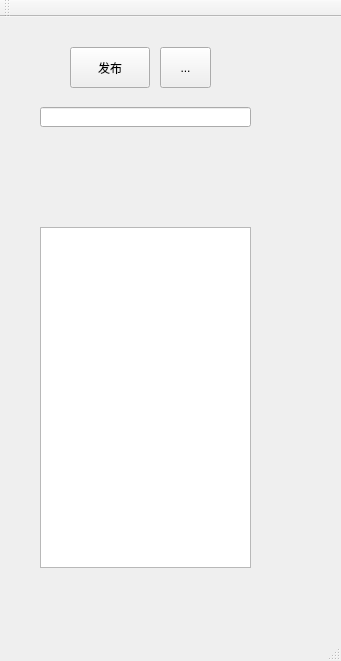
<?xml version="1.0" encoding="UTF-8"?>
<ui version="4.0">
 <class>DDSInQTClass</class>
 <widget class="QMainWindow" name="DDSInQTClass">
  <property name="geometry">
   <rect>
    <x>0</x>
    <y>0</y>
    <width>341</width>
    <height>661</height>
   </rect>
  </property>
  <property name="windowTitle">
   <string>DDSInQT</string>
  </property>
  <widget class="QWidget" name="centralWidget">
   <widget class="QToolButton" name="toolButton">
    <property name="geometry">
     <rect>
      <x>160</x>
      <y>30</y>
      <width>51</width>
      <height>41</height>
     </rect>
    </property>
    <property name="text">
     <string>...</string>
    </property>
    <property name="icon">
     <iconset resource="DDSInQT.qrc">
      <normaloff>:/images/gear5.png</normaloff>:/images/gear5.png</iconset>
    </property>
   </widget>
   <widget class="QTextEdit" name="testEdition">
    <property name="geometry">
     <rect>
      <x>40</x>
      <y>210</y>
      <width>211</width>
      <height>341</height>
     </rect>
    </property>
   </widget>
   <widget class="QPushButton" name="write">
    <property name="geometry">
     <rect>
      <x>70</x>
      <y>30</y>
      <width>80</width>
      <height>41</height>
     </rect>
    </property>
    <property name="text">
     <string>发布</string>
    </property>
   </widget>
   <widget class="QLineEdit" name="textInput">
    <property name="geometry">
     <rect>
      <x>40</x>
      <y>90</y>
      <width>211</width>
      <height>20</height>
     </rect>
    </property>
   </widget>
  </widget>
  <widget class="QMenuBar" name="menuBar">
   <property name="geometry">
    <rect>
     <x>0</x>
     <y>0</y>
     <width>341</width>
     <height>17</height>
    </rect>
   </property>
  </widget>
  <widget class="QToolBar" name="mainToolBar">
   <attribute name="toolBarArea">
    <enum>TopToolBarArea</enum>
   </attribute>
   <attribute name="toolBarBreak">
    <bool>false</bool>
   </attribute>
  </widget>
  <widget class="QStatusBar" name="statusBar"/>
 </widget>
 <layoutdefault spacing="6" margin="11"/>
 <resources>
  <include location="DDSInQT.qrc"/>
 </resources>
 <connections/>
</ui>
